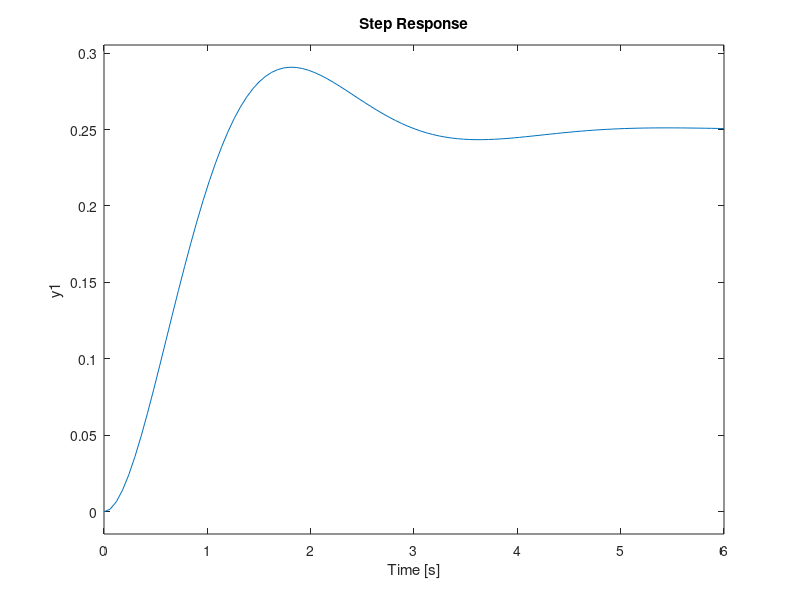
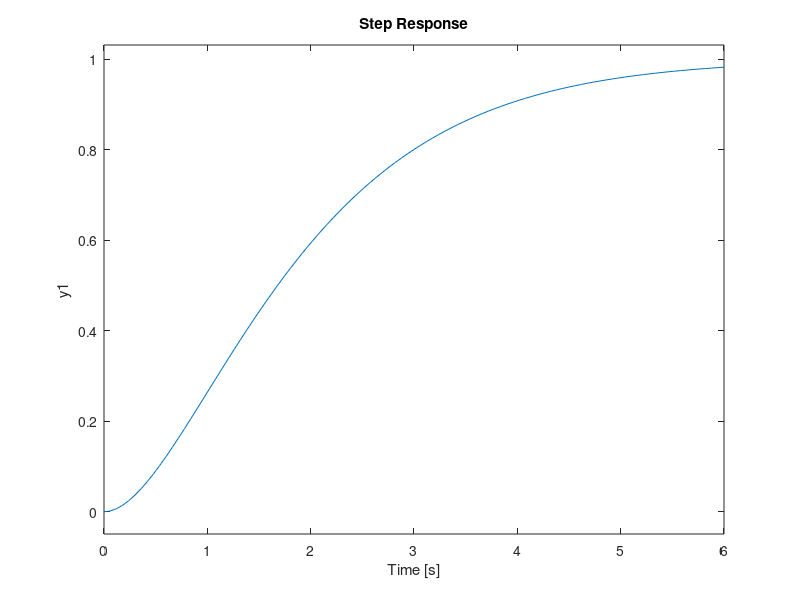

MATLAB code to generate these figures, in order:
clc;
clear;
Ra=1;
La=0.5;
Ca=0.5;
G=tf([0 1],[1 Ra/La 1/(La*Ca)])
figure(1)
step(G)
grid

%%ro=1,l=1,co=0.5 - critically damped it is
G1= tf([1],[1 2 1])
figure(2)
step(G1)
grid
